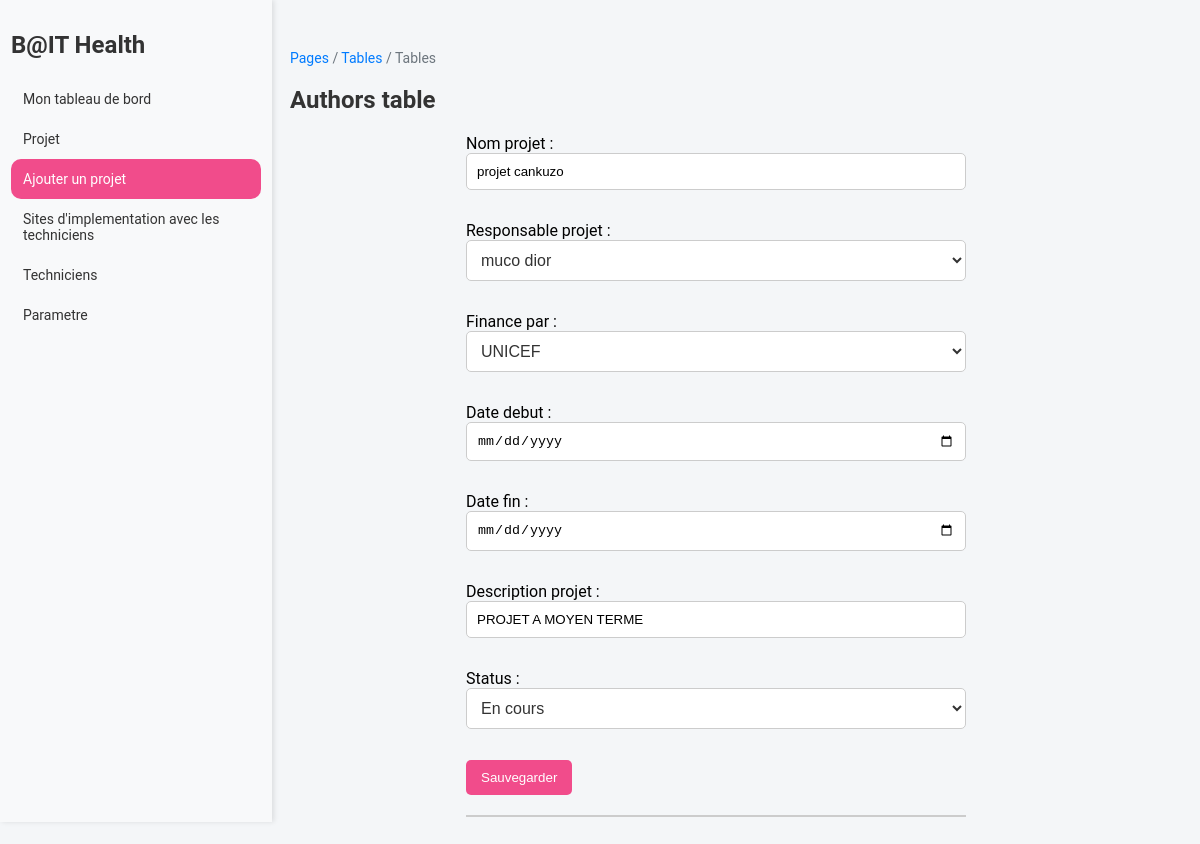
The app's page /editer_projet1/ with its own data.
### App/models.py (models this page shows, shortened)
class Projet(models.Model):
    nom_projet=models.CharField(max_length=100,null=True)
    responsable_projet=models.ForeignKey(Personnel,on_delete=models.CASCADE,null=True)
    finance_par=models.ForeignKey(Financement,on_delete=models.CASCADE,null=True)
    date_debut=models.DateField(null=True)
    date_fin=models.DateField()
    description_projet=models.CharField(max_length=100,null=True)
    STATUS_CHOICES = [
        ('en_cours', 'En cours'),
        ('termine', 'Terminé'),
    ]
    status = models.CharField(max_length=20, choices=STATUS_CHOICES, default='en_cours')

### App/views.py (the view)
# urls.py: path('editer_projet<int:pk>/',views.edit_projet,name='editprojet'),
def edit_projet(request,pk):
    projets=get_object_or_404(Projet,pk=pk)
    if request.method=='POST':
        form=Projet_form(request.POST,instance=projets)
        if form.is_valid():
            form.save()
            return redirect('listedesprojet')
    else:
        form=Projet_form(instance=projets)
    return render(request,'projet_form.html',{'form':form})

### App/forms.py (shortened to what this page needs)
class Projet_form(forms.ModelForm):
    class Meta:
        model=Projet
        fields = '__all__'
        widgets = {
            'date_debut': forms.DateInput(attrs={'type': 'date'}),
            'date_fin': forms.DateInput(attrs={'type': 'date'}),
        }

### App/models.py (called while the page is built)
    def __str__(self):
        return self.nom_prenom if self.nom_prenom else "Nom non spécifié"

    def __str__(self):
        return self.nom_societe if self.nom_societe else "Nom non spécifié"

### App/templates/projet_form.html (shortened to what this page needs)
{% block content %}
{% load static %}
<!DOCTYPE html>
<html lang="en">
<head>
    <link rel="stylesheet" href="{% static 'css/styl.css' %}">
</head>
<body>
    <div class="sidebar">
        <h2>B@IT Health</h2>
        <nav style="text-decoration: none;">
                <a href="{% url 'tableaubord' %}"> Mon tableau de bord</a>
                <a href="{% url 'listedesprojet' %}">Projet</a>
                <a href="#" class="active">Ajouter un projet</a>
                <a href="{% url 'listedesprojet' %}">Sites d'implementation avec les techniciens </a>
                <a href="{% url 'liste_personnel' %}">Techniciens</a>
        </nav>
        <div class="sidebar-footer">
            <a href="#" class="upgrade-btn">Parametre</a>
        </div>
    </div>
    <div class="table-container">
        <div class="breadcrumb">
            <a href="#">Pages</a> / <a href="#">Tables</a> / Tables
        </div>
        <h2>Authors table</h2>
    <form method="post" style="width: 500px; margin-left: 20%;">
        {{ form.as_p }}
        <button type="submit">Sauvegarder</button>
        <hr>
    </form>
    </div>
</body>
</html>
{% endblock %}

### App/static/css/styl.css (style rules this page uses)
.sidebar { background-color: #f8f9fa; width: 250px; height: 100vh; position: fixed; left: 0; top: 0; padding: 11px; box-shadow: 2px 0 5px rgba(0, 0, 0, 0.1); }
.sidebar a { display: block; color: #333; padding: 12px; text-decoration: none; font-size: 14px; transition: background-color 0.3s ease; }
.sidebar .active { background-color: #f14c8b; color: white; border-radius: 10px; }
.table-container { margin-left: 260px; padding: 30px; }
body { font-family: 'Roboto', sans-serif; background-color: #f4f6f8; margin: 0; padding: 0; }
h2 { font-size: 24px; color: #333; margin-bottom: 20px; }
.breadcrumb { margin-bottom: 20px; font-size: 14px; color: #6c757d; }
.breadcrumb a { color: #007bff; text-decoration: none; }
form input[type="text"], form input[type="email"], form input[type="password"], form input[type="date"], form input[type="number"], form textarea { width: 100%; padding: 10px; margin-bottom: 15px; border: 1px solid #ccc; border-radius: 5px; box-sizing: border-box; }
form select { width: 100%; padding: 10px; margin-bottom: 15px; border: 1px solid #ccc; border-radius: 5px; box-sizing: border-box; background-color: #fff; color: #333; font-size: 1em; }
form button { padding: 10px 15px; background-color: #f14c8b; color: white; border: none; border-radius: 5px; cursor: pointer; transition: background-color 0.3s ease; }
.table-container { margin-top: 20px; }
hr { margin-top: 20px; border: 1px solid #ccc; }

### records on screen
Projet: nom_projet "projet cankuzo", responsable_projet "muco dior", finance_par "UNICEF", description_projet "PROJET A MOYEN TERME", status "En cours"
